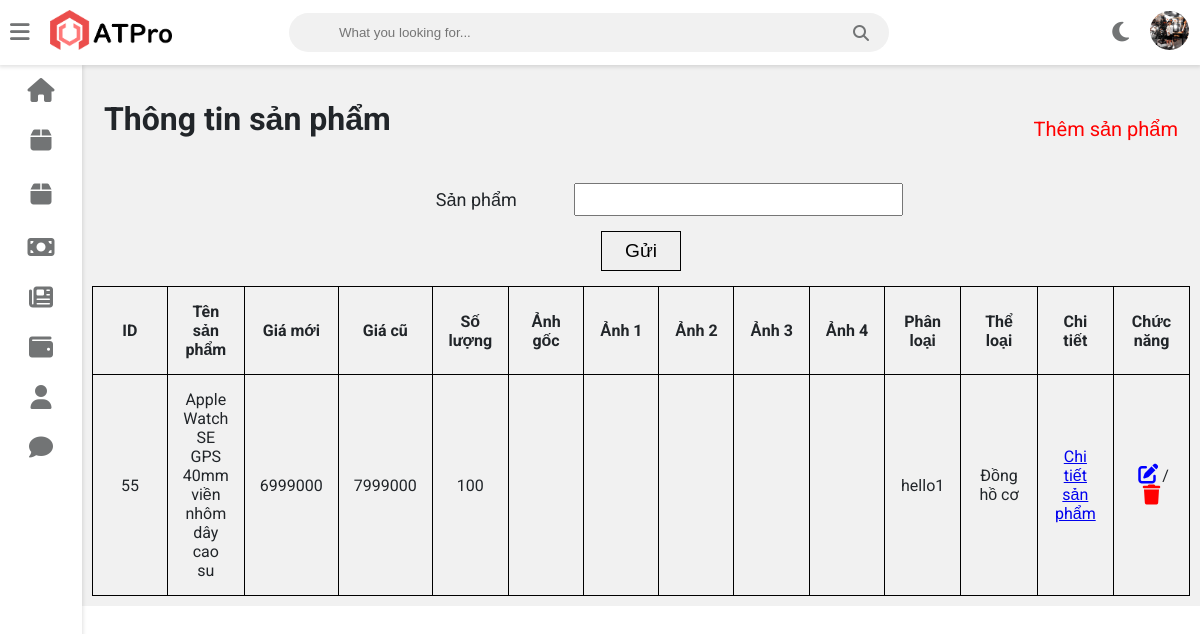
The app's page /admin/admin_sanpham.php (signed in), older data.
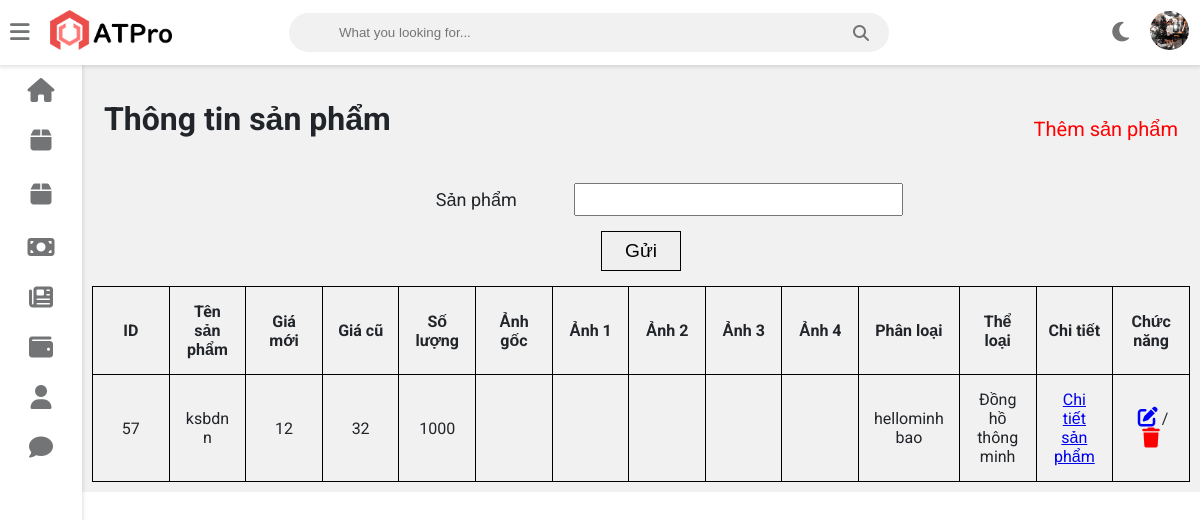
The same page, newer data.
### tables this page shows
CREATE TABLE `nhanvien` (
  `ID` int(11) NOT NULL,
  `hoten` varchar(233) NOT NULL,
  `sdt` int(15) NOT NULL,
  `diachi` varchar(233) NOT NULL,
  `email` varchar(233) NOT NULL,
  `anh` varchar(500) NOT NULL,
  `date` date NOT NULL,
  `sex` tinyint(1) NOT NULL,
  `chucvu` varchar(500) NOT NULL
);

CREATE TABLE `sanpham` (
  `ID` int(11) NOT NULL,
  `tensanpham` varchar(233) NOT NULL,
  `giamoi` int(20) NOT NULL,
  `giacu` int(20) NOT NULL,
  `soluong` int(11) NOT NULL,
  `anhgoc` varchar(233) NOT NULL,
  `anh1` varchar(233) NOT NULL,
  `anh2` varchar(233) NOT NULL,
  `anh3` varchar(233) NOT NULL,
  `anh4` varchar(233) NOT NULL,
  `ID_hang` int(10) NOT NULL,
  `theloai` varchar(233) NOT NULL,
  `mota` varchar(10000) NOT NULL,
  `duongkinh` varchar(255) NOT NULL,
  `chongnuoc` varchar(255) NOT NULL,
  `chatlieu` varchar(255) NOT NULL,
  `nangluong` varchar(255) NOT NULL,
  `size` varchar(255) NOT NULL,
  `chatlieuday` varchar(255) NOT NULL,
  `chatlieuvo` varchar(255) NOT NULL,
  `kieudang` varchar(255) NOT NULL,
  `xuatxu` varchar(255) NOT NULL,
  `baohanh` varchar(255) NOT NULL
);

CREATE TABLE `hang` (
  `ID_hang` int(10) NOT NULL,
  `tenhang` varchar(255) NOT NULL
);

### admin/admin_sanpham.php (the view)
<?php include "./admin_header.php"?>
	<link rel="stylesheet" href="./CSS/admin_sanpham.css">
    <div class="wrapper">
        <div class="mainRight_header">
		<h1 class="mainRight_tittle">Thông tin sản phẩm</h1>
		<p class="mainRight_btnADD"><a href="./admin_sanpham_them.php">Thêm sản phẩm</a></p>
		</div>
        <form class="mainRight_search" method="GET">
            <div class="mainRight_search_item">
            <p class="mainRight_search_text-short">Sản phẩm</p>
            <input type="text" name="sanpham">
            </div>
            <button class="mainRIght_search_btn" type="submit" name="search_sanpham">Gửi</button>
        </form>
        <div class="mainRight_table">
            <table>
                <tr>
                    <th>ID</th>
                    <th>Tên sản phẩm</th>
                    <th>Giá mới</th>
                    <th>Giá cũ</th>
                    <th>Số lượng</th>
                    <th>Ảnh gốc</th>
                    <th>Ảnh 1</th>
                    <th>Ảnh 2</th>
                    <th>Ảnh 3</th>
                    <th>Ảnh 4</th>
                    <th>Phân loại</th>
                    <th>Thể loại</th>
                    <th>Chi tiết</th>
					<th>Chức năng</th>
                </tr>
			<?php
            if(isset($_GET["search_sanpham"]))
            {
                $sanpham=$_GET["sanpham"];
                if($sanpham!="")
                {
                    $sql="select * from sanpham where tensanpham='$sanpham'";
                }
                else{
                    $sql="select * from sanpham";
                    echo '<script> alert("Mời nhập thông tin tên sản phẩm"); </script>';
                }
            }
            else{
                $sql="select * from sanpham";
            }
			$query=mysqli_query($conn, $sql);
			while($row=mysqli_fetch_assoc($query))
			{
			?>
                <tr>
                    <td><?php echo $row["ID"]?></td>
                    <td><?php echo $row["tensanpham"]?></td>
                    <td><?php echo $row["giamoi"]?></td>
                    <td><?php echo $row["giacu"]?></td>
                    <td><?php echo $row["soluong"]?></td>
                    <td><img class="mainRight_table_anh" src="../sanpham/<?php echo $row['anhgoc']?>" alt=""></td>
					<td><img class="mainRight_table_anh" src="../sanpham/<?php echo $row['anh1']?>" alt=""></td>
					<td><img class="mainRight_table_anh" src="../sanpham/<?php echo $row['anh2']?>" alt=""></td>
					<td><img class="mainRight_table_anh" src="../sanpham/<?php echo $row['anh3']?>" alt=""></td>
					<td><img class="mainRight_table_anh" src="../sanpham/<?php echo $row['anh4']?>" alt=""></td>
                    <td><?php
                    $id_hang=$row["ID_hang"];
                    $sql_hang="select * from hang where ID_hang=$id_hang";
                    $query_hang=mysqli_query($conn, $sql_hang);
                    $row_hang=mysqli_fetch_assoc($query_hang);
                    echo $row_hang["tenhang"];
                    ?></td>
                    <?php if($row["theloai"]=='dong ho co'){?>
                    <td>Đồng hồ cơ</td>
                    <?php } else {?>
                    <td>Đồng hồ thông minh</td>
                    <?php }?>
                    <td><p><a href="./admin_chitietsanpham.php?id=<?php echo $row["ID"]; ?>">Chi tiết sản phẩm</a></td>
					<td><a href="./admin_sanpham_sua.php?id=<?php echo $row["ID"]; ?>"><i class="fa-solid fa-pen-to-square icon icon1"></i></a>/<a href="./admin_sanpham_xoa.php?id=<?php echo $row["ID"]; ?>"><i class="fa-solid fa-trash icon icon2"></i></a></td>
                </tr>
			<?php }?>
            </table>
        </div>
    </div>
	<?php include"./admin_footer.php"?>

### admin/admin_header.php (shortened to what this page needs)
<?php
include "./connect/connect.php";
?>
<!DOCTYPE html>
<html>
<head>
	<link rel="stylesheet" href="https://cdnjs.cloudflare.com/ajax/libs/font-awesome/5.15.4/css/all.min.css">
	<link rel="stylesheet" type="text/css" href="https://cdnjs.cloudflare.com/ajax/libs/Chart.js/2.9.3/Chart.min.css">
	<link rel="stylesheet" type="text/css" href="https://cdnjs.cloudflare.com/ajax/libs/font-awesome/6.1.1/css/all.min.css">
	<link rel="stylesheet" type="text/css" href="style.css">
</head>
<body class="overlay-scrollbar">
	<div class="navbar">
		<ul class="navbar-nav">
			<li class="nav-item">
				<a class="nav-link">
					<i class="fas fa-bars" onclick="collapseSidebar()"></i>
				</a>
			</li>
			<li class="nav-item">
				<img src="assets/AT-pro-black.png" alt="ATPro logo" class="logo logo-light">
			</li>
		</ul>
		<form class="navbar-search">
			<input type="text" name="Search" class="navbar-search-input" placeholder="What you looking for...">
			<i class="fas fa-search"></i>
		</form>
		<ul class="navbar-nav nav-right">
			<li class="nav-item mode">
				<a class="nav-link" href="#" onclick="switchTheme()">
					<i class="fas fa-moon dark-icon"></i>
				</a>
			</li>
			<li class="nav-item avt-wrapper">
				<div class="avt dropdown">
				<?php
				if(isset($_SESSION["login_nhanvien"]))
				{
					$hoten_nhanvien=$_SESSION["login_nhanvien"];
					$sql_login="SELECT * FROM `nhanvien` WHERE hoten= '$hoten_nhanvien'";
					$query_nhanvien=mysqli_query($conn, $sql_login);
					$row_nhanvien=mysqli_fetch_assoc($query_nhanvien);
				}
				?>
					<img src="./avatar/<?php echo $row_nhanvien["anh"];?>" alt="User image" class="dropdown-toggle" data-toggle="user-menu">
				</div>
			</li>
		</ul>
	</div>
	<div class="sidebar">
		<ul class="sidebar-nav">
			<li class="sidebar-nav-item">
				<a href="./admin_home.php" class="sidebar-nav-link">
					<div>
						<i class="fa-solid fa-house"></i>
					</div>
				</a>
			</li>
			<li class="sidebar-nav-item">
				<a href="./admin_sanpham.php" class="sidebar-nav-link">
					<div>
						<i class="fa-solid fa-box"></i>
					</div>
				</a>
			</li>
			<li class="sidebar-nav-item">
				<a href="./admin_hang.php" class="sidebar-nav-link">
					<div>
						<i class="fa-solid fa-box"></i>
					</div>
				</a>
			</li>
			<li  class="sidebar-nav-item">
				<a href="./admin_donhang.php" class="sidebar-nav-link">
					<div>
						<i class="fa-solid fa-money-bill"></i>
					</div>
				</a>
			</li>
			<li  class="sidebar-nav-item">
				<a href="./admin_tintuc.php" class="sidebar-nav-link">
					<div>
					<i class="fa-solid fa-newspaper"></i>
					</div>
				</a>
			</li>
			<li  class="sidebar-nav-item">
				<a href="./admin_doanhthu.php" class="sidebar-nav-link">
					<div>
						<i class="fa-solid fa-wallet"></i>
					</div>
				</a>
			</li>
			<li  class="sidebar-nav-item">
				<a href="./admin_nhanvien.php" class="sidebar-nav-link">
					<div>
						<i class="fa-solid fa-user"></i>
					</div>
				</a>
			</li>
			<li  class="sidebar-nav-item">
				<a href="./admin_lienhe.php" class="sidebar-nav-link">
					<div>
						<i class="fa-solid fa-comment"></i>
					</div>
				</a>
			</li>
		</ul>
	</div>

### admin/admin_footer.php (shortened to what this page needs)
</body>
</html>

### admin/style.css (style rules this page uses)
:root { --primary-color: #4834d4; --success-color: #6ab04c; --warning-color: #f0932b; --danger-color: #eb4d4b; --light-color: #212529; --light-second-color: #727475; --light-background: #ffffff; --light-second-background: #f1f1f1; --dark-color: #909090; --dark-second-color: #f5f6fa; --dark-background: #23242D; --dark-second-background: #181818; }
.light { --main-bg-color: var(--light-background); --second-bg-color: var(--light-second-background); --main-color: var(--light-color); --second-color: var(--light-second-color); }
* { box-sizing: border-box; }
body { font-family: 'Roboto', sans-serif; background: var(--main-bg-color); color: var(--main-color); margin: 0; }
.navbar { display: flex; flex-direction: row; background: var(--main-bg-color); color: var(--main-color); position: fixed; top: 0; right: 0; left: 0; z-index: 101; box-shadow: rgba(0,0,0,0.12) 0px 1px 4px 1px; }
.navbar-nav { list-style: none; display: flex; flex-direction: row; padding-left: 0; margin-bottom: 0; margin-top: 0; }
.nav-link { float: left; text-align: center; padding: 21px 10px; text-decoration: none; font-size: 17px; color: var(--second-color); position: relative; }
.navbar-nav i { font-size: 1.4rem; }
.nav-right { margin-left: auto; }
.navbar-search { position: relative; margin: auto; width: 50%; }
.navbar-search input { background: var(--second-bg-color); border: none; padding: 12px 50px 12px 50px; width: 100%; outline: none; color: var(--main-color); border-radius: 20px; }
.navbar-search i { position: absolute; top: 50%; right: 20px; transform: translateY(-50%); color: var(--second-color); cursor: pointer; }
.logo { height: 60px; padding: 10px; }
.avt img { width: 39px; height: 39px; border-radius: 50%; }
.avt { padding: 11px }
.dropdown { position: relative; }
.wrapper { padding: 10px; margin-left: 82px; padding-top: 75px; background: var(--second-bg-color); transition: margin-left .5s; }
.sidebar { width: 82px; height: 100vh; position: fixed; margin-top: 65px; background: var(--main-bg-color); box-shadow: rgba(0,0,0,0.12) 0px 1px 4px 1px; overflow: hidden; z-index: 100; transition: width .5s; }
.sidebar-nav { list-style: none; padding: 0; margin: 0; display: flex; flex-direction: column; align-items: center; height: 100vh; }
.sidebar-nav-item { width: 100%; }
.sidebar-nav-link { display: flex; align-items: center; color: var(--main-color); text-decoration: none; }
.sidebar-nav-link i { font-size: 1.5rem; color: var(--second-color); position: absolute; left: 50%; top: 50%; transform: translate(-50%, -50%); }
.sidebar-nav-link div { min-width: 82px; height: 50px; position: relative; }
table { border-collapse: collapse; width: 100%; }
table td { border-top: 1px solid var(--second-bg-color); padding: 15px; }
table th { border-top: 1px solid var(--second-bg-color); border-bottom: 1px solid var(--second-bg-color); padding: 15px 12px; text-align: left; }

### admin/CSS/admin_sanpham.css (style rules this page uses)
* { padding: 0; margin: 0; }
th { width: 7%; text-align: center !important; margin-bottom: 10px; border: 1px solid black !important; }
td { width: 7%; border: 1px solid black !important; text-align: center; }
.mainRight_btnADD { margin-top: 15px; }
.mainRight_btnADD a { font-size: 20px; color: red; text-decoration: none; }
.mainRight_tittle { text-align: center; margin-bottom: 20px; margin-top: 15px; }
.mainRight_header { width: 100%; display: flex; justify-content: space-between; align-items: center; padding: 10px 12px; }
.icon { font-size: 20px; padding: 0px 4px; }
.icon1 { color: blue ; }
.icon2 { color: red; }
.mainRight_search { width: 100%; }
.mainRight_search_item { width: 100%; display: flex; justify-content: center; align-items: center; margin: 12px auto; }
.mainRight_search_item p { text-align: center; font-size: 18px; margin: 0px 15px; width: 15%; }
.mainRight_search_item input { width: 30%; padding: 4px 0px; outline: none; }
.mainRight_search { width: 100%; display: flex; justify-content: center; align-items: center; flex-direction: column; margin: 0px 0px 15px 0px; }
.mainRight_search_item { width: 100%; display: flex; justify-content: center; align-items: center; margin: 15px 0px; }
.mainRight_search_text-short { font-size: 1.2rem; margin-right: 7px; }
.mainRight_search input { width: 30%; padding: 7px 2px; }
.mainRIght_search_btn { width: 80px; height: 40px; border: 1px solid black; font-size: 1.2rem; }

Row changes from the older to the newer data that the page shows:
removed sanpham: ID "55", tensanpham "Apple Watch SE GPS 40mm viền nhôm dây cao su", giamoi "6999000", giacu "7999000", soluong "100", ID_hang.tenhang "hello1", theloai "Đồng hồ cơ"
added sanpham: ID "57", tensanpham "ksbdn n", giamoi "12", giacu "32", soluong "1000", ID_hang.tenhang "hellominh bao", shows "Đồng hồ thông minh"
